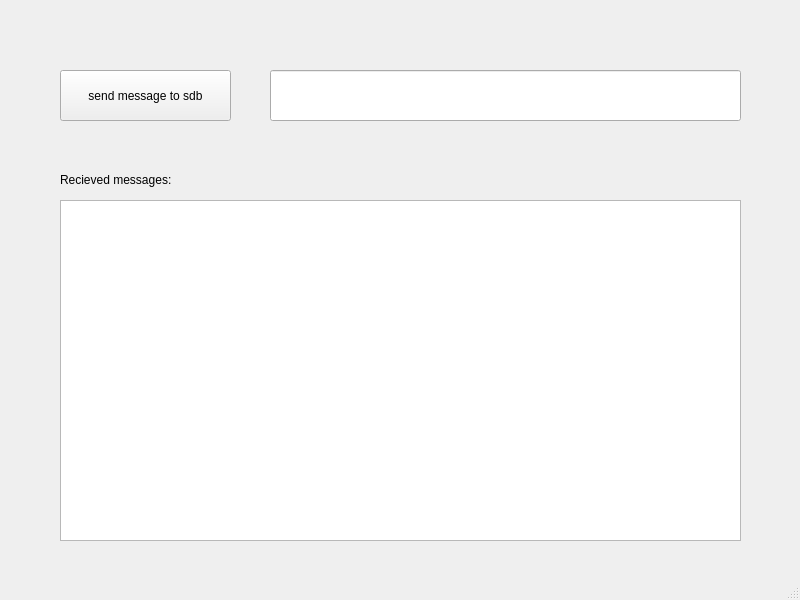
<?xml version="1.0" encoding="UTF-8"?>
<ui version="4.0">
 <class>IpcWindow</class>
 <widget class="QMainWindow" name="IpcWindow">
  <property name="geometry">
   <rect>
    <x>0</x>
    <y>0</y>
    <width>800</width>
    <height>600</height>
   </rect>
  </property>
  <property name="windowTitle">
   <string>Test_Signature_Communication</string>
  </property>
  <widget class="QWidget" name="centralwidget">
   <widget class="QPushButton" name="pushButton">
    <property name="geometry">
     <rect>
      <x>60</x>
      <y>70</y>
      <width>171</width>
      <height>51</height>
     </rect>
    </property>
    <property name="text">
     <string>send message to sdb</string>
    </property>
   </widget>
   <widget class="QLineEdit" name="lineEdit_message">
    <property name="geometry">
     <rect>
      <x>270</x>
      <y>70</y>
      <width>471</width>
      <height>51</height>
     </rect>
    </property>
   </widget>
   <widget class="QTextBrowser" name="textBrowser_recieved_messages">
    <property name="geometry">
     <rect>
      <x>60</x>
      <y>200</y>
      <width>681</width>
      <height>341</height>
     </rect>
    </property>
   </widget>
   <widget class="QLabel" name="label">
    <property name="geometry">
     <rect>
      <x>60</x>
      <y>170</y>
      <width>681</width>
      <height>20</height>
     </rect>
    </property>
    <property name="text">
     <string>Recieved messages:</string>
    </property>
   </widget>
  </widget>
  <widget class="QMenuBar" name="menubar">
   <property name="geometry">
    <rect>
     <x>0</x>
     <y>0</y>
     <width>800</width>
     <height>25</height>
    </rect>
   </property>
  </widget>
  <widget class="QStatusBar" name="statusbar"/>
 </widget>
 <resources/>
 <connections/>
</ui>
